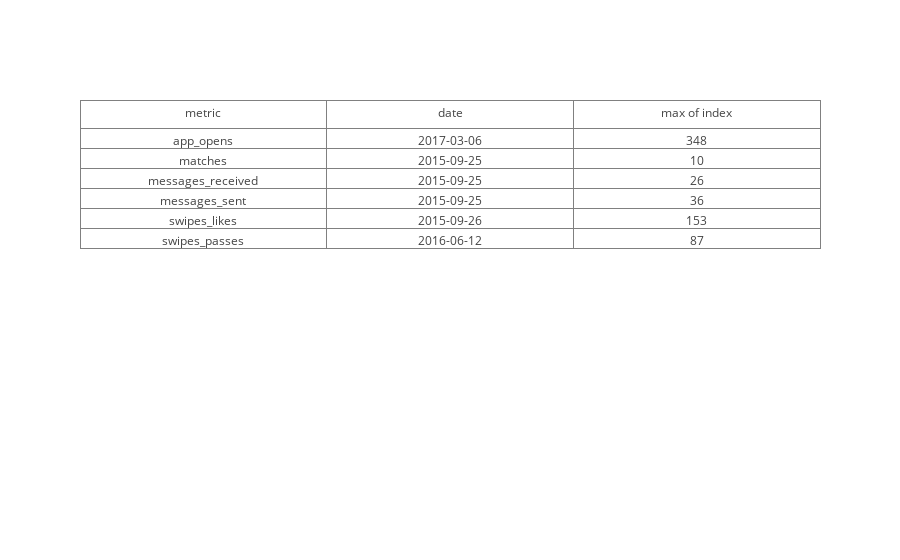

Source (notebook cell):
### Code cell
iplot(data)

### Figure 1 — Plotly figure (JSON) as saved in the notebook; plotly's stock layout.template omitted (floating-point values rounded to 4 significant figures)
{"data": [{"cells": {"values": [["app_opens", "matches", "messages_received", "messages_sent", "swipes_likes", "swipes_passes"], ["2017-03-06", "2015-09-25", "2015-09-25", "2015-09-25", "2015-09-26", "2016-06-12"], [348, 10, 26, 36, 153, 87]]}, "header": {"values": ["metric", "date", "max of index"]}, "name": "Max Usage Metrics", "type": "table", "uid": "76486ef7-66c0-4e7b-b762-fad12250851a"}], "layout": {}}
